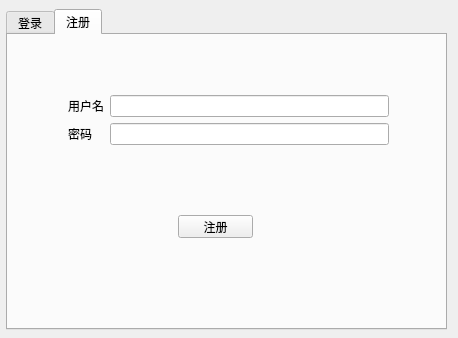
<?xml version="1.0" encoding="UTF-8"?>
<ui version="4.0">
 <class>login</class>
 <widget class="QWidget" name="login">
  <property name="geometry">
   <rect>
    <x>0</x>
    <y>0</y>
    <width>458</width>
    <height>338</height>
   </rect>
  </property>
  <property name="windowTitle">
   <string>WelcomePage</string>
  </property>
  <widget class="QTabWidget" name="tabWidget">
   <property name="geometry">
    <rect>
     <x>6</x>
     <y>9</y>
     <width>441</width>
     <height>321</height>
    </rect>
   </property>
   <property name="currentIndex">
    <number>1</number>
   </property>
   <widget class="QWidget" name="tab">
    <attribute name="title">
     <string>登录</string>
    </attribute>
    <widget class="QWidget" name="formLayoutWidget">
     <property name="geometry">
      <rect>
       <x>60</x>
       <y>70</y>
       <width>321</width>
       <height>61</height>
      </rect>
     </property>
     <layout class="QFormLayout" name="formLayout">
      <item row="0" column="0">
       <widget class="QLabel" name="label">
        <property name="text">
         <string>用户名</string>
        </property>
       </widget>
      </item>
      <item row="1" column="0">
       <widget class="QLabel" name="label_2">
        <property name="text">
         <string>密码</string>
        </property>
       </widget>
      </item>
      <item row="0" column="1">
       <widget class="QLineEdit" name="lineEdit"/>
      </item>
      <item row="1" column="1">
       <widget class="QLineEdit" name="lineEdit_2"/>
      </item>
     </layout>
    </widget>
    <widget class="QPushButton" name="pushButton">
     <property name="geometry">
      <rect>
       <x>170</x>
       <y>190</y>
       <width>75</width>
       <height>23</height>
      </rect>
     </property>
     <property name="text">
      <string>登录</string>
     </property>
    </widget>
   </widget>
   <widget class="QWidget" name="tab_2">
    <attribute name="title">
     <string>注册</string>
    </attribute>
    <widget class="QWidget" name="formLayoutWidget_3">
     <property name="geometry">
      <rect>
       <x>60</x>
       <y>60</y>
       <width>321</width>
       <height>61</height>
      </rect>
     </property>
     <layout class="QFormLayout" name="formLayout_3">
      <item row="0" column="0">
       <widget class="QLabel" name="label_5">
        <property name="text">
         <string>用户名</string>
        </property>
       </widget>
      </item>
      <item row="1" column="0">
       <widget class="QLabel" name="label_6">
        <property name="text">
         <string>密码</string>
        </property>
       </widget>
      </item>
      <item row="0" column="1">
       <widget class="QLineEdit" name="lineEdit_5"/>
      </item>
      <item row="1" column="1">
       <widget class="QLineEdit" name="lineEdit_6"/>
      </item>
     </layout>
    </widget>
    <widget class="QPushButton" name="pushButton_3">
     <property name="geometry">
      <rect>
       <x>170</x>
       <y>180</y>
       <width>75</width>
       <height>23</height>
      </rect>
     </property>
     <property name="text">
      <string>注册</string>
     </property>
    </widget>
   </widget>
  </widget>
 </widget>
 <resources/>
 <connections/>
</ui>
